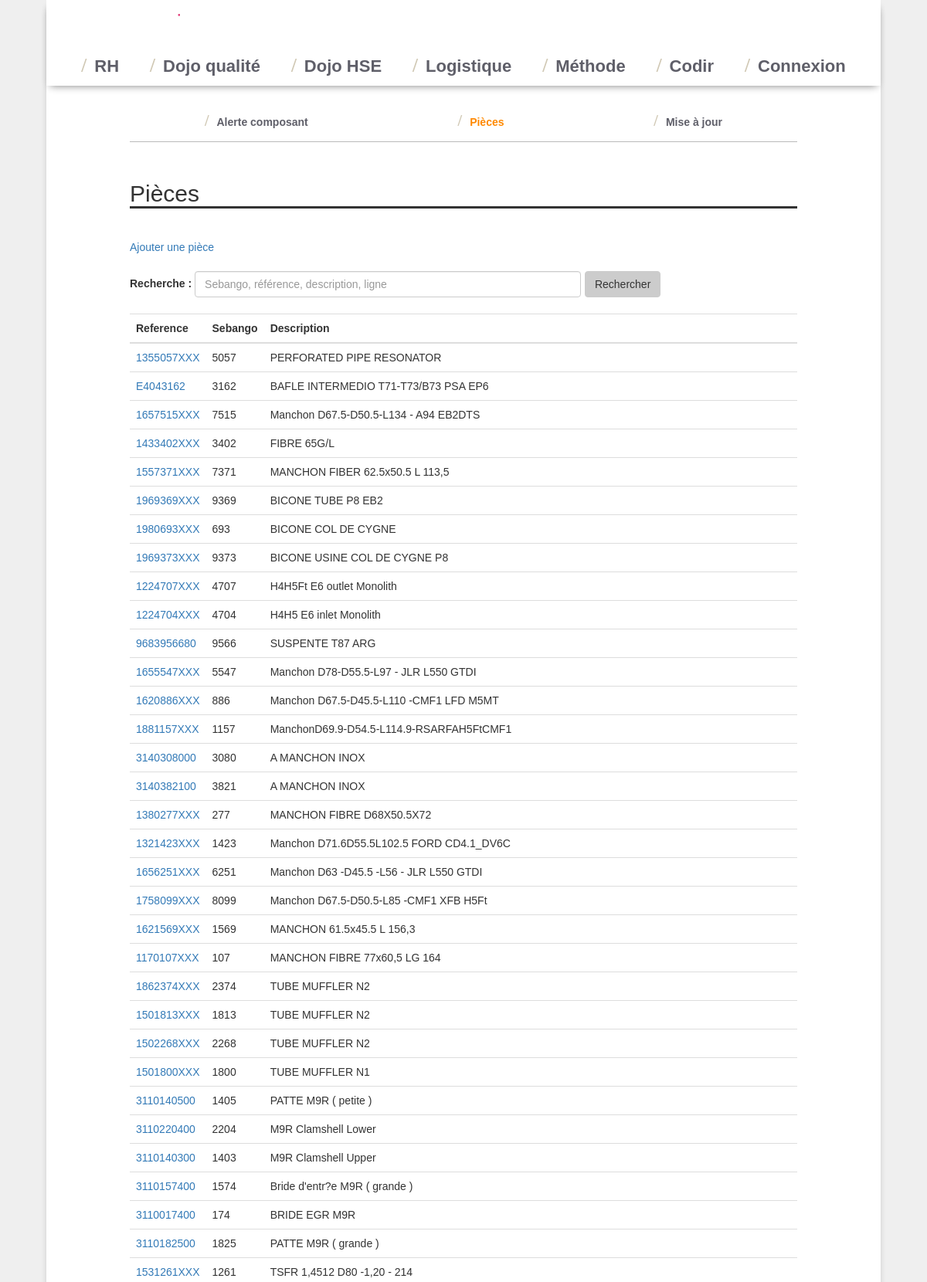
Screenshot of /logistique/pieces.php (upper part) with the database file from the repository.
### tables this page shows
CREATE TABLE `logistique_pieces` (
  `id` int(11) NOT NULL,
  `sebango` varchar(255) NOT NULL,
  `reference` varchar(255) NOT NULL,
  `description` varchar(255) NOT NULL,
  `adresse` varchar(255) NOT NULL
);

### logistique/pieces.php (the view, shortened to what this page needs)
<?php
include_once "needed.php";
$recherche = "";
?>
<h2>Pièces</h2>
<a href="editer_piece.php">Ajouter une pièce</a>
<div style="height: 20px;" class="spacer"></div>
<form class="form-inline">
    <div class="form-group">
        <label for="recherche">Recherche :</label>
        <input style="width: 500px;" type="text" class="form-control" name = "recherche" id="recherche" placeholder="Sebango, référence, description, ligne" value="<?php echo $recherche;?>">
    </div>
    <button type="submit" class="btn btn-default">Rechercher</button>
</form>
<div style="height: 20px;" class="spacer"></div>
<table class="table"
<thead class="thead">
<tr>
    <th style="width: 50px">Reference</th>
    <th style="width: 50px">Sebango</th>
    <th>Description</th></th>
</tr>
<tbody>
<?php
$debut=0;
$Query = $bdd->prepare('SELECT logistique_pieces.*, ligne FROM logistique_pieces LEFT JOIN logistique_e_kanban ON logistique_e_kanban.piece=logistique_pieces.id WHERE reference LIKE :reference or description LIKE :description or ligne LIKE :ligne GROUP BY id LIMIT 50 OFFSET :nb');
$Query ->bindValue(':reference','%'.$recherche.'%');
$Query ->bindValue(':description','%'.$recherche.'%');
$Query ->bindValue(':ligne','%'.$recherche.'%');
$Query ->bindValue(':nb',(int) $debut, PDO::PARAM_INT);
$Query->execute();
while ($Data = $Query->fetch()) {
    ?>
    <tr>
        <td><a href="/logistique/fiche_piece.php?id=<?php echo $Data['id']; ?>"><?php echo $Data['reference']; ?></a></td>
        <td><?php echo $Data['sebango']; ?></td>
        <td><?php echo $Data['description']; ?></td>
    </tr>
    <?php
}
?>
</tbody>
</table>

### css/base.css (style rules this page uses)
body { background-color: #efefef; font-family: 'clio', helvetica, sans-serif; }
td { vertical-align: middle !important; }
.btn-default { border-color:#ccc; background-color: #ccc; margin: 1px; }
h2 { font-size: 30px; font-weight: 500; border-bottom-style: solid !important; border-bottom: 3px; margin-bottom: 40px; }

### rows the page displays
logistique_pieces: reference "1355057XXX", sebango "5057", description "PERFORATED PIPE RESONATOR"
logistique_pieces: reference "E4043162", sebango "3162", description "BAFLE INTERMEDIO T71-T73/B73 PSA EP6"
logistique_pieces: reference "1657515XXX", sebango "7515", description "Manchon D67.5-D50.5-L134 - A94 EB2DTS"
logistique_pieces: reference "1433402XXX", sebango "3402", description "FIBRE 65G/L"
logistique_pieces: reference "1557371XXX", sebango "7371", description "MANCHON FIBER 62.5x50.5 L 113,5"
logistique_pieces: reference "1969369XXX", sebango "9369", description "BICONE TUBE P8 EB2"
logistique_pieces: reference "1980693XXX", sebango "693", description "BICONE COL DE CYGNE"
logistique_pieces: reference "1969373XXX", sebango "9373", description "BICONE USINE COL DE CYGNE P8"
logistique_pieces: reference "1224707XXX", sebango "4707", description "H4H5Ft E6 outlet Monolith"
logistique_pieces: reference "1224704XXX", sebango "4704", description "H4H5 E6 inlet Monolith"
logistique_pieces: reference "9683956680", sebango "9566", description "SUSPENTE T87 ARG"
logistique_pieces: reference "1655547XXX", sebango "5547", description "Manchon D78-D55.5-L97 - JLR L550 GTDI"
logistique_pieces: reference "1620886XXX", sebango "886", description "Manchon D67.5-D45.5-L110 -CMF1 LFD M5MT"
logistique_pieces: reference "1881157XXX", sebango "1157", description "ManchonD69.9-D54.5-L114.9-RSARFAH5FtCMF1"
logistique_pieces: reference "3140308000", sebango "3080", description "A MANCHON INOX"
logistique_pieces: reference "3140382100", sebango "3821", description "A MANCHON INOX"
logistique_pieces: reference "1380277XXX", sebango "277", description "MANCHON FIBRE D68X50.5X72"
logistique_pieces: reference "1321423XXX", sebango "1423", description "Manchon D71.6D55.5L102.5 FORD CD4.1_DV6C"
logistique_pieces: reference "1656251XXX", sebango "6251", description "Manchon D63 -D45.5 -L56 - JLR L550 GTDI"
logistique_pieces: reference "1758099XXX", sebango "8099", description "Manchon D67.5-D50.5-L85 -CMF1 XFB H5Ft"
logistique_pieces: reference "1621569XXX", sebango "1569", description "MANCHON 61.5x45.5 L 156,3"
logistique_pieces: reference "1170107XXX", sebango "107", description "MANCHON FIBRE 77x60,5 LG 164"
logistique_pieces: reference "1862374XXX", sebango "2374", description "TUBE MUFFLER N2"
logistique_pieces: reference "1501813XXX", sebango "1813", description "TUBE MUFFLER N2"
logistique_pieces: reference "1502268XXX", sebango "2268", description "TUBE MUFFLER N2"
logistique_pieces: reference "1501800XXX", sebango "1800", description "TUBE MUFFLER N1"
logistique_pieces: reference "3110140500", sebango "1405", description "PATTE M9R ( petite )"
logistique_pieces: reference "3110220400", sebango "2204", description "M9R Clamshell Lower"
logistique_pieces: reference "3110140300", sebango "1403", description "M9R Clamshell Upper"
logistique_pieces: reference "3110157400", sebango "1574", description "Bride d'entr?e M9R ( grande )"
logistique_pieces: reference "3110017400", sebango "174", description "BRIDE EGR M9R"
logistique_pieces: reference "3110182500", sebango "1825", description "PATTE M9R ( grande )"
logistique_pieces: reference "1531261XXX", sebango "1261", description "TSFR 1,4512 D80 -1,20 - 214"
